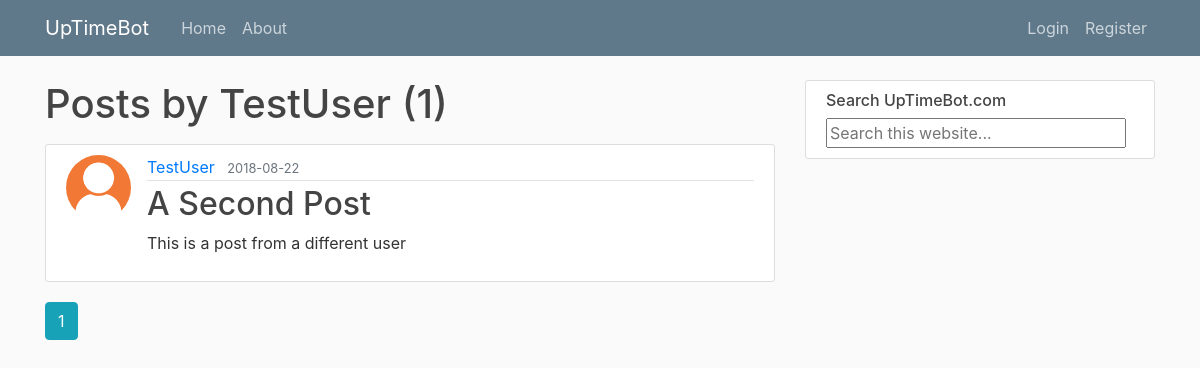
Page /user/TestUser on the committed database.
### myFlask/models.py (models this page shows, shortened)
class User(db.Model, UserMixin):
    id = db.Column(db.Integer, primary_key=True)
    username = db.Column(db.String(20), unique=True, nullable=False)
    email = db.Column(db.String(120), unique=True, nullable=False)
    image_file = db.Column(db.String(20), nullable=False, default='default.png')
    password = db.Column(db.String(60), nullable=False)
    posts = db.relationship('Post', backref='author', lazy=True)

class Post(db.Model):
    id = db.Column(db.Integer, primary_key=True)
    title = db.Column(db.String(100), nullable=False)
    date_posted = db.Column(db.DateTime, nullable=False, default=datetime.utcnow)
    content = db.Column(db.Text, nullable=False)
    user_id = db.Column(db.Integer, db.ForeignKey('user.id'), nullable=False)

### myFlask/routes.py (the view)
@app.route("/user/<string:username>")
def user_posts(username):
    page = request.args.get('page', 1, type=int)
    user = User.query.filter_by(username=username).first_or_404()
    posts = Post.query.filter_by(author=user).order_by(
        Post.date_posted.desc()).paginate(page=page, per_page=5)
    return render_template("user_posts.html", posts=posts, user=user)

### myFlask/templates/user_posts.html
{% extends "layout.html" %}
{% block content %}
  <h1 class="mb-3">Posts by {{ user.username }} ({{ posts.total }})</h1>
  {% for post in posts.items %}
    <article class="media content-section">
      <img class="rounded-circle article-img" src="{{ url_for('static', filename='profile_pics/' + post.author.image_file) }}">
      <div class="media-body">
        <div class="article-metadata">
          <a href="{{ url_for('user_posts', username=post.author.username) }}" class="mr-2">{{ post.author.username }}</a>
          <small class="text-muted"> {{ post.date_posted.strftime('%Y-%m-%d') }}</small>
        </div>
        <h2><a href="{{ url_for('post', post_id=post.id) }}" class="article-title">{{ post.title }}</a></h2>
        <p class="article-content">{{ post.content }}</p>
      </div>
    </article>
  {% endfor %}
  {% for page_num in posts.iter_pages(left_edge=1, right_edge=1, left_current=1, right_current=2) %}
    {% if page_num %}
      {% if posts.page == page_num %}
        <a class="btn btn-info mb-4" href="{{ url_for('user_posts', username=user.username, page=page_num) }}">{{ page_num }}</a>
      {% else %}
        <a class="btn btn-outline-info mb-4" href="{{ url_for('user_posts', username=user.username, page=page_num) }}">{{ page_num }}</a>
      {% endif %}
    {% else %}
      ...
    {% endif%}
  {% endfor %}
{% endblock content %}

### myFlask/static/main.css (style rules this page uses)
body { background: #fafafa; color: #333333; margin-top: 5rem; }
h1, h2, h3, h4, h5, h6 { color: #444444; }
.content-section { background: #ffffff; padding: 10px 20px; border: 1px solid #dddddd; border-radius: 3px; margin-bottom: 20px; }
.article-title { color: #444444; }
.article-content { white-space: pre-line; }
.article-img { height: 65px; width: 65px; margin-right: 16px; }
.article-metadata { padding-bottom: 1px; margin-bottom: 4px; border-bottom: 1px solid #e3e3e3 }

### rows in the picture
User: username "TestUser"
Post: image_file (picture), author.username "TestUser", date_posted "2018-08-22", title "A Second Post", content "This is a post from a different user"

### other values in the picture
{{ posts.total }} "1"
{{ page_num }} "1"
